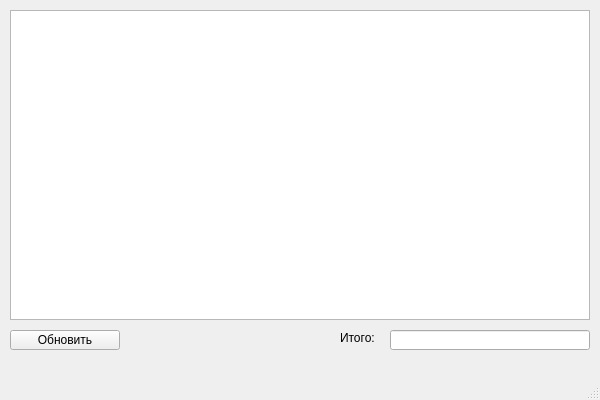
<?xml version="1.0" encoding="UTF-8"?>
<ui version="4.0">
 <class>MainWindow</class>
 <widget class="QMainWindow" name="MainWindow">
  <property name="geometry">
   <rect>
    <x>0</x>
    <y>0</y>
    <width>600</width>
    <height>400</height>
   </rect>
  </property>
  <property name="windowTitle">
   <string>Осторожно: дорого!</string>
  </property>
  <widget class="QWidget" name="centralwidget">
   <widget class="QTableWidget" name="tableWidget">
    <property name="geometry">
     <rect>
      <x>10</x>
      <y>10</y>
      <width>580</width>
      <height>310</height>
     </rect>
    </property>
   </widget>
   <widget class="QLabel" name="label">
    <property name="geometry">
     <rect>
      <x>340</x>
      <y>330</y>
      <width>60</width>
      <height>16</height>
     </rect>
    </property>
    <property name="text">
     <string>Итого:</string>
    </property>
   </widget>
   <widget class="QLineEdit" name="lineEdit">
    <property name="geometry">
     <rect>
      <x>390</x>
      <y>330</y>
      <width>200</width>
      <height>20</height>
     </rect>
    </property>
    <property name="acceptDrops">
     <bool>true</bool>
    </property>
    <property name="readOnly">
     <bool>true</bool>
    </property>
   </widget>
   <widget class="QPushButton" name="pushButton">
    <property name="geometry">
     <rect>
      <x>10</x>
      <y>330</y>
      <width>110</width>
      <height>20</height>
     </rect>
    </property>
    <property name="text">
     <string>Обновить</string>
    </property>
   </widget>
  </widget>
  <widget class="QMenuBar" name="menubar">
   <property name="geometry">
    <rect>
     <x>0</x>
     <y>0</y>
     <width>600</width>
     <height>24</height>
    </rect>
   </property>
  </widget>
  <widget class="QStatusBar" name="statusbar"/>
 </widget>
 <resources/>
 <connections/>
</ui>
